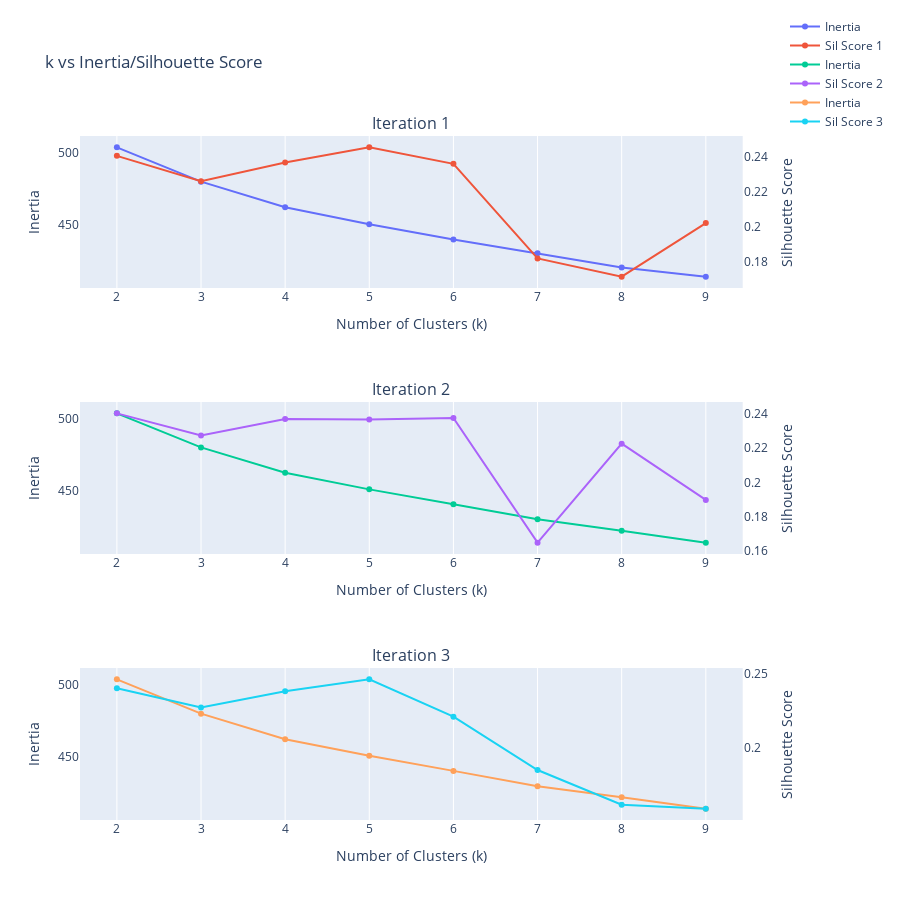

Here is the notebook cell this chart was saved with:
### Code cell
# Create 3 sub-plots with secondary y-axis
fig = make_subplots(
    rows = 3,
    cols = 1,
    subplot_titles = ['Iteration 1', 'Iteration 2', 'Iteration 3'],
    specs = [
        [{'secondary_y': True}],
        [{'secondary_y': True}],
        [{'secondary_y': True}],
    ],
)

for i, inertia, sil_score in zip(range(iterations), inertia_list, sil_score_list):
    # Create plots
    inertia_plot = go.Scatter(x = k_range, y = inertia, name = 'Inertia')
    sil_score_plot = go.Scatter(x = k_range, y = sil_score, name = 'Sil Score {}'.format(i+1))
    # Add to figure
    fig.add_trace(inertia_plot, row = i+1, col = 1, secondary_y = False)
    fig.add_trace(sil_score_plot, row = i+1, col = 1, secondary_y = True)
    # Set x-axis title
    fig.update_xaxes(title_text='Number of Clusters (k)', dtick = 1, row = i+1, col = 1)
    # Set y-axes titles
    fig.update_yaxes(title_text='Inertia', showgrid = False, secondary_y=False, row = i+1, col = 1)
    fig.update_yaxes(title_text='Silhouette Score', showgrid = False, secondary_y=True, row = i+1, col = 1)

# Update figure
fig.update_layout(
    title_text='k vs Inertia/Silhouette Score',
    template = 'plotly',
    width = 900,
    height = 900,
    legend = dict(
        orientation = 'v',
        xanchor = 'left',
        yanchor = 'bottom',
        x = 1,
        y = 1,
    )
)
    
fig.show()

### Figure 1 — Plotly figure (JSON) as saved in the notebook; plotly's stock layout.template omitted (floating-point values rounded to 4 significant figures)
{"data": [{"name": "Inertia", "type": "scatter", "x": [2, 3, 4, 5, 6, 7, 8, 9], "xaxis": "x", "y": [503.4, 479.9, 462.4, 450.8, 440.2, 430.9, 421.1, 414.8], "yaxis": "y"}, {"name": "Sil Score 1", "type": "scatter", "x": [2, 3, 4, 5, 6, 7, 8, 9], "xaxis": "x", "y": [0.2403, 0.2258, 0.2365, 0.2452, 0.2358, 0.1818, 0.1713, 0.2019], "yaxis": "y2"}, {"name": "Inertia", "type": "scatter", "x": [2, 3, 4, 5, 6, 7, 8, 9], "xaxis": "x2", "y": [503.4, 479.9, 462.4, 450.9, 440.5, 430.2, 422.2, 414.0], "yaxis": "y3"}, {"name": "Sil Score 2", "type": "scatter", "x": [2, 3, 4, 5, 6, 7, 8, 9], "xaxis": "x2", "y": [0.2403, 0.2274, 0.237, 0.2367, 0.2376, 0.1649, 0.2226, 0.1898], "yaxis": "y4"}, {"name": "Inertia", "type": "scatter", "x": [2, 3, 4, 5, 6, 7, 8, 9], "xaxis": "x3", "y": [503.4, 479.9, 462.4, 451.0, 440.7, 430.1, 422.6, 414.8], "yaxis": "y5"}, {"name": "Sil Score 3", "type": "scatter", "x": [2, 3, 4, 5, 6, 7, 8, 9], "xaxis": "x3", "y": [0.2403, 0.2272, 0.2382, 0.2463, 0.221, 0.1849, 0.1614, 0.1587], "yaxis": "y6"}], "layout": {"annotations": [{"font": {"size": 16}, "showarrow": false, "text": "Iteration 1", "x": 0.47, "xanchor": "center", "xref": "paper", "y": 1, "yanchor": "bottom", "yref": "paper"}, {"font": {"size": 16}, "showarrow": false, "text": "Iteration 2", "x": 0.47, "xanchor": "center", "xref": "paper", "y": 0.6111, "yanchor": "bottom", "yref": "paper"}, {"font": {"size": 16}, "showarrow": false, "text": "Iteration 3", "x": 0.47, "xanchor": "center", "xref": "paper", "y": 0.2222, "yanchor": "bottom", "yref": "paper"}], "height": 900, "legend": {"orientation": "v", "x": 1, "xanchor": "left", "y": 1, "yanchor": "bottom"}, "title": {"text": "k vs Inertia/Silhouette Score"}, "width": 900, "xaxis": {"anchor": "y", "domain": [0, 0.94], "dtick": 1, "title": {"text": "Number of Clusters (k)"}}, "xaxis2": {"anchor": "y3", "domain": [0, 0.94], "dtick": 1, "title": {"text": "Number of Clusters (k)"}}, "xaxis3": {"anchor": "y5", "domain": [0, 0.94], "dtick": 1, "title": {"text": "Number of Clusters (k)"}}, "yaxis": {"anchor": "x", "domain": [0.7778, 1], "showgrid": false, "title": {"text": "Inertia"}}, "yaxis2": {"anchor": "x", "overlaying": "y", "showgrid": false, "side": "right", "title": {"text": "Silhouette Score"}}, "yaxis3": {"anchor": "x2", "domain": [0.3889, 0.6111], "showgrid": false, "title": {"text": "Inertia"}}, "yaxis4": {"anchor": "x2", "overlaying": "y3", "showgrid": false, "side": "right", "title": {"text": "Silhouette Score"}}, "yaxis5": {"anchor": "x3", "domain": [0, 0.2222], "showgrid": false, "title": {"text": "Inertia"}}, "yaxis6": {"anchor": "x3", "overlaying": "y5", "showgrid": false, "side": "right", "title": {"text": "Silhouette Score"}}}}
